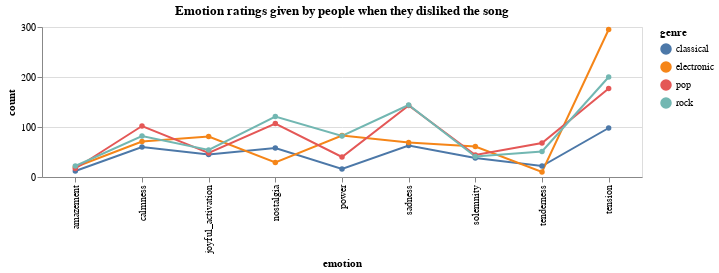

Notebook source saved alongside this figure:
### Code cell
liked_new_subset = new_subset[new_subset['liked_or_disliked'] == 'disliked']
alt.Chart(liked_new_subset).mark_line(point=True).encode(
    alt.X('emotion', scale=alt.Scale(zero=False)),
    alt.Y('count', scale=alt.Scale(zero=False)),
    color=alt.Color("genre:N")
).properties(
    title="Emotion ratings given by people when they disliked the song",
    width=600,
    height=150,
)

### Figure 1 — Vega-Lite specification as saved in the notebook (floating-point values rounded to 4 significant figures)
{"config": {"view": {"continuousWidth": 400, "continuousHeight": 300}}, "data": {"name": "data-83850eb5c6cbd8f97ab43ff3c6e4888a"}, "mark": {"type": "line", "point": true}, "encoding": {"color": {"type": "nominal", "field": "genre"}, "x": {"type": "nominal", "field": "emotion", "scale": {"zero": false}}, "y": {"type": "quantitative", "field": "count", "scale": {"zero": false}}}, "height": 150, "title": "Emotion ratings given by people when they disliked the song", "width": 600, "$schema": "https://vega.github.io/schema/vega-lite/v4.8.1.json", "datasets": {"data-83850eb5c6cbd8f97ab43ff3c6e4888a": [{"genre": "classical", "liked_or_disliked": "disliked", "emotion": "amazement", "count": 12}, {"genre": "classical", "liked_or_disliked": "disliked", "emotion": "solemnity", "count": 38}, {"genre": "classical", "liked_or_disliked": "disliked", "emotion": "tenderness", "count": 22}, {"genre": "classical", "liked_or_disliked": "disliked", "emotion": "nostalgia", "count": 58}, {"genre": "classical", "liked_or_disliked": "disliked", "emotion": "calmness", "count": 60}, {"genre": "classical", "liked_or_disliked": "disliked", "emotion": "power", "count": 16}, {"genre": "classical", "liked_or_disliked": "disliked", "emotion": "joyful_activation", "count": 45}, {"genre": "classical", "liked_or_disliked": "disliked", "emotion": "tension", "count": 98}, {"genre": "classical", "liked_or_disliked": "disliked", "emotion": "sadness", "count": 63}, {"genre": "electronic", "liked_or_disliked": "disliked", "emotion": "amazement", "count": 20}, {"genre": "electronic", "liked_or_disliked": "disliked", "emotion": "solemnity", "count": 61}, {"genre": "electronic", "liked_or_disliked": "disliked", "emotion": "tenderness", "count": 10}, {"genre": "electronic", "liked_or_disliked": "disliked", "emotion": "nostalgia", "count": 29}, {"genre": "electronic", "liked_or_disliked": "disliked", "emotion": "calmness", "count": 71}, {"genre": "electronic", "liked_or_disliked": "disliked", "emotion": "power", "count": 83}, {"genre": "electronic", "liked_or_disliked": "disliked", "emotion": "joyful_activation", "count": 81}, {"genre": "electronic", "liked_or_disliked": "disliked", "emotion": "tension", "count": 295}, {"genre": "electronic", "liked_or_disliked": "disliked", "emotion": "sadness", "count": 69}, {"genre": "pop", "liked_or_disliked": "disliked", "emotion": "amazement", "count": 17}, {"genre": "pop", "liked_or_disliked": "disliked", "emotion": "solemnity", "count": 44}, {"genre": "pop", "liked_or_disliked": "disliked", "emotion": "tenderness", "count": 68}, {"genre": "pop", "liked_or_disliked": "disliked", "emotion": "nostalgia", "count": 107}, {"genre": "pop", "liked_or_disliked": "disliked", "emotion": "calmness", "count": 102}, {"genre": "pop", "liked_or_disliked": "disliked", "emotion": "power", "count": 40}, {"genre": "pop", "liked_or_disliked": "disliked", "emotion": "joyful_activation", "count": 48}, {"genre": "pop", "liked_or_disliked": "disliked", "emotion": "tension", "count": 177}, {"genre": "pop", "liked_or_disliked": "disliked", "emotion": "sadness", "count": 143}, {"genre": "rock", "liked_or_disliked": "disliked", "emotion": "amazement", "count": 22}, {"genre": "rock", "liked_or_disliked": "disliked", "emotion": "solemnity", "count": 41}, {"genre": "rock", "liked_or_disliked": "disliked", "emotion": "tenderness", "count": 51}, {"genre": "rock", "liked_or_disliked": "disliked", "emotion": "nostalgia", "count": 121}, {"genre": "rock", "liked_or_disliked": "disliked", "emotion": "calmness", "count": 82}, {"genre": "rock", "liked_or_disliked": "disliked", "emotion": "power", "count": 82}, {"genre": "rock", "liked_or_disliked": "disliked", "emotion": "joyful_activation", "count": 54}, {"genre": "rock", "liked_or_disliked": "disliked", "emotion": "tension", "count": 200}, {"genre": "rock", "liked_or_disliked": "disliked", "emotion": "sadness", "count": 144}]}}
